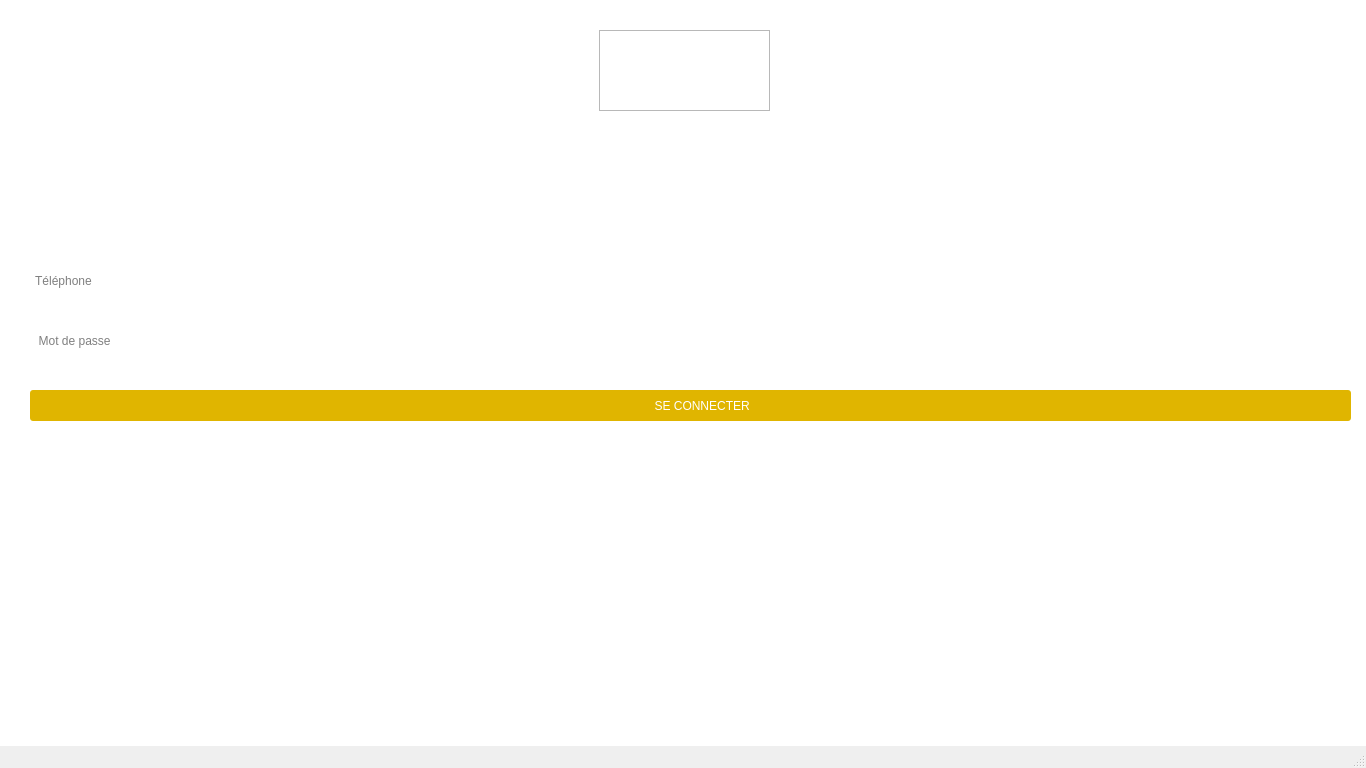
<?xml version="1.0" encoding="UTF-8"?>
<ui version="4.0">
 <class>login</class>
 <widget class="QMainWindow" name="login">
  <property name="geometry">
   <rect>
    <x>0</x>
    <y>0</y>
    <width>1366</width>
    <height>768</height>
   </rect>
  </property>
  <property name="windowTitle">
   <string>Login</string>
  </property>
  <property name="windowIcon">
   <iconset resource="resources.qrc">
    <normaloff>:/img/img/logo.png</normaloff>:/img/img/logo.png</iconset>
  </property>
  <property name="styleSheet">
   <string notr="true">#centralwidget{
 border-image:url(:/img/img/back.500d33d7f3b099cbb2d1.jpg);


  
    text-rendering: optimizeLegibility;
    overflow: hidden;
    touch-action: manipulation;
   
    font-family: -apple-system,BlinkMacSystemFont,&quot;Segoe UI&quot;,Roboto,&quot;Helvetica Neue&quot;,Arial,&quot;Noto Sans&quot;,&quot;Liberation Sans&quot;,sans-serif,&quot;Apple Color Emoji&quot;,&quot;Segoe UI Emoji&quot;,&quot;Segoe UI Symbol&quot;,&quot;Noto Color Emoji&quot;;
    font-size: 1rem;
    font-weight: 400;
    line-height: 1.5;
    color: #212529;
    text-align: left;
    background-color: #fff;

}

#frame{
 border-image:url(:/img/img/logolo.png);
position:fixed;
}

QLineEdit{

}

#label ,#label_2,#label_3,#label_Ouble_Password,#label_Creer_Compte {
       
 color: #ffffff; 
 margin-top: 0;
 margin-bottom: 1rem

}


#pushButton_Connecter
{
  color: #222428f;
  background-color: #f4f5f8;
  border-width: 0px;
  border-radius: 3px;
}



#topPanel { background-color: qlineargradient(spread:reflect, x1:0.5, y1:0, x2:0, y2:0, stop:0 rgba(46, 204, 233, 100), stop:1 rgba(32, 80, 96, 5)); 
}


#pushButton_Connecter
{
  color: white;
  background-color: #e0b500;
  border-width: 0px;
  border-radius: 3px;
}

#pushButton_Inscrire:hover { background-color: #ffd31a; }

#topPanel { background-color: qlineargradient(spread:reflect, x1:0.5, y1:0, x2:0, y2:0, stop:0 rgba(46, 204, 233, 100), stop:1 rgba(32, 80, 96, 5)); 
}



</string>
  </property>
  <widget class="QWidget" name="centralwidget">
   <widget class="QPushButton" name="pushButton_Connecter">
    <property name="geometry">
     <rect>
      <x>30</x>
      <y>390</y>
      <width>1321</width>
      <height>31</height>
     </rect>
    </property>
    <property name="text">
     <string>       SE CONNECTER</string>
    </property>
   </widget>
   <widget class="QFrame" name="frame">
    <property name="geometry">
     <rect>
      <x>599</x>
      <y>30</y>
      <width>171</width>
      <height>81</height>
     </rect>
    </property>
    <property name="focusPolicy">
     <enum>Qt::NoFocus</enum>
    </property>
    <property name="accessibleDescription">
     <string/>
    </property>
    <property name="autoFillBackground">
     <bool>false</bool>
    </property>
    <property name="frameShape">
     <enum>QFrame::StyledPanel</enum>
    </property>
    <property name="frameShadow">
     <enum>QFrame::Raised</enum>
    </property>
   </widget>
   <widget class="QLabel" name="label">
    <property name="geometry">
     <rect>
      <x>610</x>
      <y>130</y>
      <width>151</width>
      <height>21</height>
     </rect>
    </property>
    <property name="font">
     <font>
      <pointsize>14</pointsize>
      <weight>50</weight>
      <bold>false</bold>
     </font>
    </property>
    <property name="text">
     <string>Connectez-vous</string>
    </property>
   </widget>
   <widget class="QLineEdit" name="Tel">
    <property name="geometry">
     <rect>
      <x>30</x>
      <y>260</y>
      <width>1321</width>
      <height>41</height>
     </rect>
    </property>
    <property name="frame">
     <bool>false</bool>
    </property>
    <property name="placeholderText">
     <string> Téléphone</string>
    </property>
   </widget>
   <widget class="QLineEdit" name="Password">
    <property name="geometry">
     <rect>
      <x>30</x>
      <y>320</y>
      <width>1321</width>
      <height>41</height>
     </rect>
    </property>
    <property name="frame">
     <bool>false</bool>
    </property>
    <property name="echoMode">
     <enum>QLineEdit::Password</enum>
    </property>
    <property name="placeholderText">
     <string>  Mot de passe</string>
    </property>
   </widget>
   <widget class="QCommandLinkButton" name="label_Creer_Compte">
    <property name="geometry">
     <rect>
      <x>550</x>
      <y>490</y>
      <width>271</width>
      <height>31</height>
     </rect>
    </property>
    <property name="font">
     <font>
      <family>Segoe UI</family>
      <pointsize>12</pointsize>
      <italic>true</italic>
     </font>
    </property>
    <property name="text">
     <string>J'ai pas encore de compte ?</string>
    </property>
    <property name="iconSize">
     <size>
      <width>0</width>
      <height>0</height>
     </size>
    </property>
   </widget>
   <widget class="QCommandLinkButton" name="label_Ouble_Password">
    <property name="geometry">
     <rect>
      <x>580</x>
      <y>450</y>
      <width>211</width>
      <height>31</height>
     </rect>
    </property>
    <property name="font">
     <font>
      <family>Segoe UI</family>
      <pointsize>12</pointsize>
      <italic>true</italic>
     </font>
    </property>
    <property name="text">
     <string>Mot de passe oublié !</string>
    </property>
    <property name="iconSize">
     <size>
      <width>0</width>
      <height>0</height>
     </size>
    </property>
   </widget>
  </widget>
  <widget class="QStatusBar" name="statusbar"/>
 </widget>
 <resources>
  <include location="resources.qrc"/>
 </resources>
 <connections/>
</ui>
